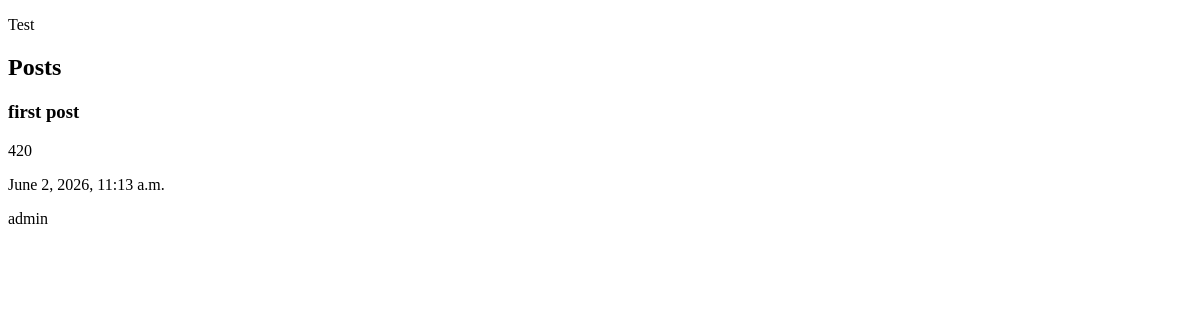
The app's page /post_list/, older data.
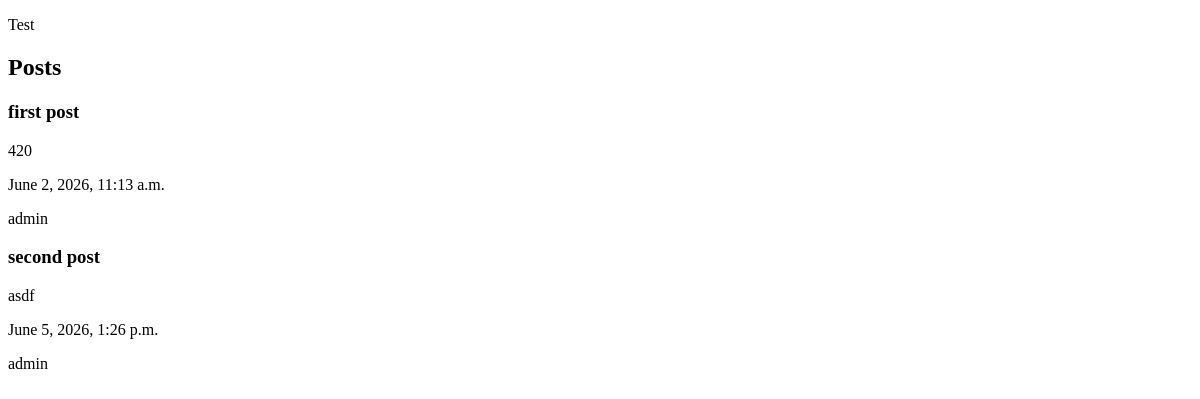
The same page, newer data.
### wblog/models.py (models this page shows)
class Post(models.Model):
    title = models.CharField(max_length=128)
    context = models.TextField()
    created_at = models.DateTimeField(auto_now_add=True)
    updated_at = models.DateTimeField(auto_now=True)
    author = models.ForeignKey(User, on_delete=models.CASCADE)

### wblog/views.py (the view)
# urls.py: path("post_list/", PostView.as_view(), name="post_list"),
class PostView(ListView):
    model = Post
    template_name = "wblog/post_view.html"
    context_object_name = "posts"

### wblog/templates/wblog/post_view.html
{%extends 'wblog/base.html'%}
{%block content%}
<h2>Posts</h2>
{%for post in posts%}
<h3>{{post.title}}</h3>
<p>{{post.context}}</p>
<p>{{post.created_at}}</p>
<p>{{post.author}}</p>
{%endfor%}
{%endblock%}

### wblog/templates/wblog/base.html (shortened to what this page needs)
<!DOCTYPE html>
<html lang="en">
<head>
</head>
<body>
    <p>Test</p>
    {%block content%}
    {%endblock%}
</body>
</html>

Row changes from the older to the newer data that the page shows:
added Post: title "second post", context "asdf", created_at "June 5, 2026, 1:26 p.m.", author "admin"
